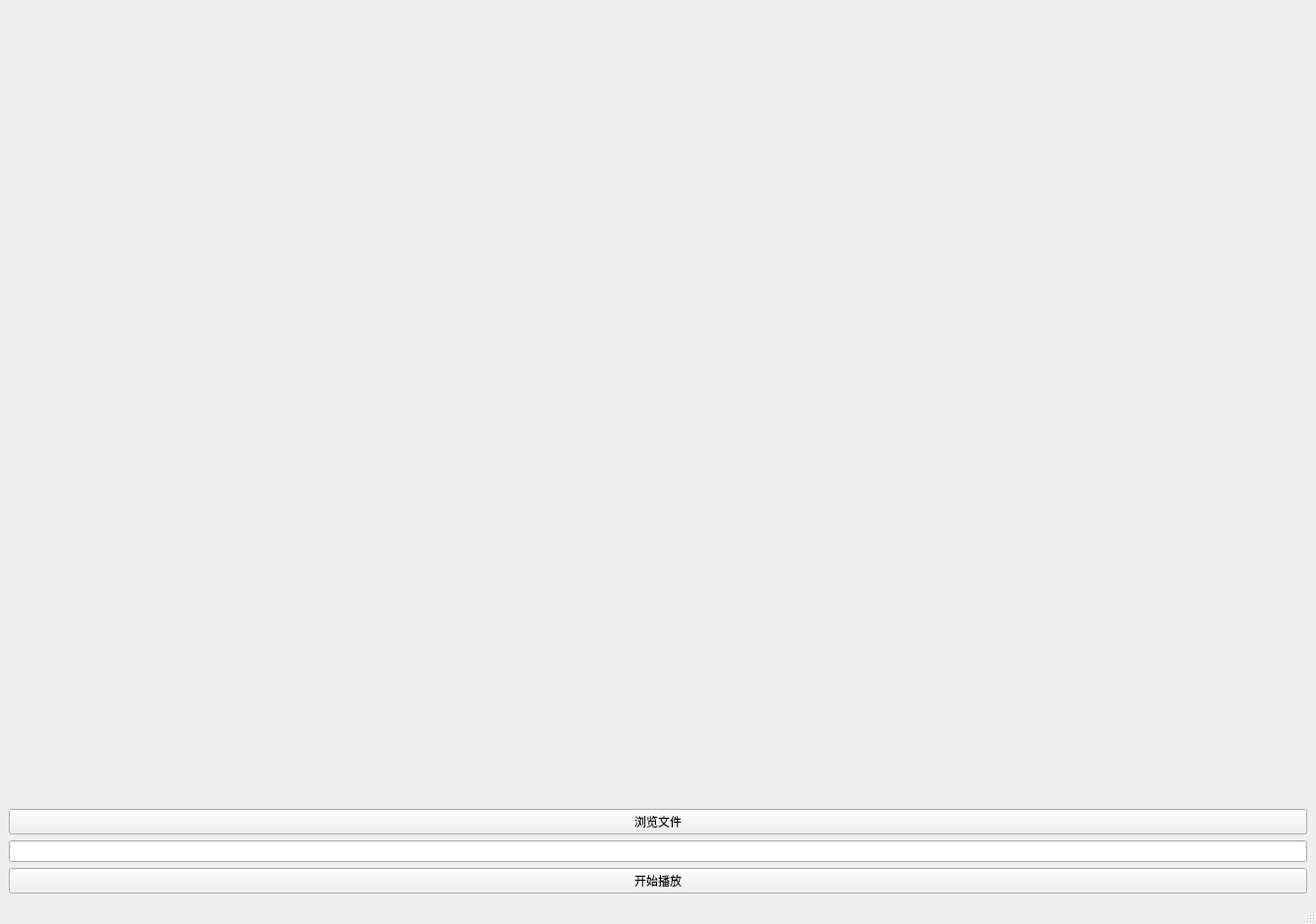
<?xml version="1.0" encoding="UTF-8"?>
<ui version="4.0">
 <class>MainWindow</class>
 <widget class="QMainWindow" name="MainWindow">
  <property name="geometry">
   <rect>
    <x>0</x>
    <y>0</y>
    <width>1338</width>
    <height>939</height>
   </rect>
  </property>
  <property name="windowTitle">
   <string>MainWindow</string>
  </property>
  <widget class="QWidget" name="centralwidget">
   <layout class="QVBoxLayout" name="verticalLayout">
    <item>
     <widget class="QLabel" name="video_window">
      <property name="text">
       <string/>
      </property>
     </widget>
    </item>
    <item>
     <widget class="QPushButton" name="pushButton_2">
      <property name="text">
       <string>浏览文件</string>
      </property>
     </widget>
    </item>
    <item>
     <widget class="QLineEdit" name="lineEdit"/>
    </item>
    <item>
     <widget class="QPushButton" name="pushButton">
      <property name="text">
       <string>开始播放</string>
      </property>
     </widget>
    </item>
   </layout>
  </widget>
  <widget class="QMenuBar" name="menubar">
   <property name="geometry">
    <rect>
     <x>0</x>
     <y>0</y>
     <width>1338</width>
     <height>21</height>
    </rect>
   </property>
  </widget>
  <widget class="QStatusBar" name="statusbar"/>
 </widget>
 <resources/>
 <connections/>
</ui>
